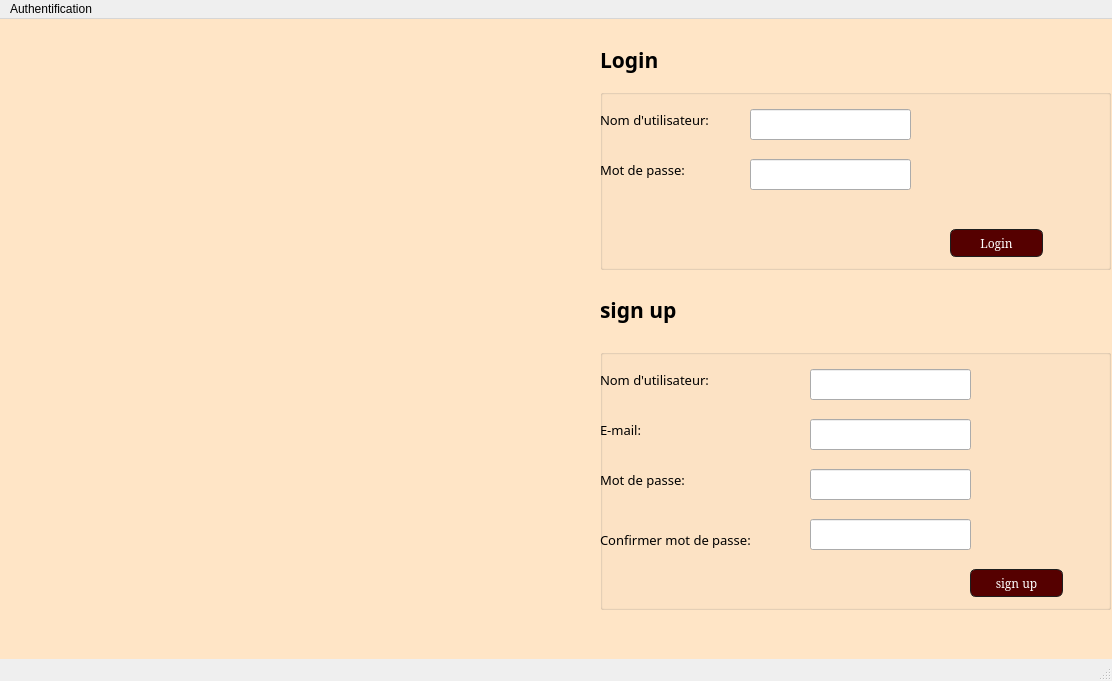
<?xml version="1.0" encoding="UTF-8"?>
<ui version="4.0">
 <class>MainWindow</class>
 <widget class="QMainWindow" name="MainWindow">
  <property name="geometry">
   <rect>
    <x>0</x>
    <y>0</y>
    <width>1112</width>
    <height>681</height>
   </rect>
  </property>
  <property name="windowTitle">
   <string>MainWindow</string>
  </property>
  <widget class="QWidget" name="centralwidget">
   <widget class="QLabel" name="label">
    <property name="geometry">
     <rect>
      <x>-20</x>
      <y>0</y>
      <width>1500</width>
      <height>900</height>
     </rect>
    </property>
    <property name="text">
     <string/>
    </property>
    <property name="pixmap">
     <pixmap>../../../../bg.png</pixmap>
    </property>
   </widget>
   <widget class="QLabel" name="label_2">
    <property name="geometry">
     <rect>
      <x>210</x>
      <y>190</y>
      <width>381</width>
      <height>361</height>
     </rect>
    </property>
    <property name="text">
     <string/>
    </property>
    <property name="pixmap">
     <pixmap>../../../../logo apppp123.png</pixmap>
    </property>
   </widget>
   <widget class="QLabel" name="label_3">
    <property name="geometry">
     <rect>
      <x>600</x>
      <y>10</y>
      <width>191</width>
      <height>61</height>
     </rect>
    </property>
    <property name="font">
     <font>
      <family>Bahnschrift SemiBold SemiConden</family>
      <pointsize>16</pointsize>
      <weight>75</weight>
      <bold>true</bold>
     </font>
    </property>
    <property name="text">
     <string>Login</string>
    </property>
   </widget>
   <widget class="QLabel" name="label_4">
    <property name="geometry">
     <rect>
      <x>600</x>
      <y>260</y>
      <width>191</width>
      <height>61</height>
     </rect>
    </property>
    <property name="font">
     <font>
      <family>Bahnschrift SemiBold SemiConden</family>
      <pointsize>16</pointsize>
      <weight>75</weight>
      <bold>true</bold>
     </font>
    </property>
    <property name="text">
     <string>sign up</string>
    </property>
   </widget>
   <widget class="QGroupBox" name="groupBox">
    <property name="geometry">
     <rect>
      <x>600</x>
      <y>70</y>
      <width>511</width>
      <height>181</height>
     </rect>
    </property>
    <property name="title">
     <string/>
    </property>
    <widget class="QLabel" name="label_5">
     <property name="geometry">
      <rect>
       <x>0</x>
       <y>20</y>
       <width>151</width>
       <height>21</height>
      </rect>
     </property>
     <property name="font">
      <font>
       <family>MV Boli</family>
       <pointsize>10</pointsize>
      </font>
     </property>
     <property name="text">
      <string>Nom d'utilisateur:</string>
     </property>
    </widget>
    <widget class="QLineEdit" name="lineEdit">
     <property name="geometry">
      <rect>
       <x>150</x>
       <y>20</y>
       <width>161</width>
       <height>31</height>
      </rect>
     </property>
    </widget>
    <widget class="QLabel" name="label_6">
     <property name="geometry">
      <rect>
       <x>0</x>
       <y>70</y>
       <width>121</width>
       <height>21</height>
      </rect>
     </property>
     <property name="font">
      <font>
       <family>MV Boli</family>
       <pointsize>10</pointsize>
      </font>
     </property>
     <property name="text">
      <string>Mot de passe:</string>
     </property>
    </widget>
    <widget class="QLineEdit" name="lineEdit_2">
     <property name="geometry">
      <rect>
       <x>150</x>
       <y>70</y>
       <width>161</width>
       <height>31</height>
      </rect>
     </property>
    </widget>
    <widget class="QPushButton" name="pushButton">
     <property name="geometry">
      <rect>
       <x>350</x>
       <y>140</y>
       <width>93</width>
       <height>28</height>
      </rect>
     </property>
     <property name="font">
      <font>
       <family>Elephant</family>
       <pointsize>-1</pointsize>
      </font>
     </property>
     <property name="styleSheet">
      <string notr="true">
QPushButton
{
   
	color: rgb(255, 255, 255);
  
	background-color: rgb(85, 0, 0);
    border-width: 1px;
    border-color: #1e1e1e;
    border-style: solid;
    border-radius: 6;
    padding: 3px;
    font-size: 12px;
    padding-left: 5px;
    padding-right: 5px;
}</string>
     </property>
     <property name="text">
      <string>Login</string>
     </property>
    </widget>
    <widget class="QLabel" name="label_pic_4">
     <property name="geometry">
      <rect>
       <x>280</x>
       <y>30</y>
       <width>21</width>
       <height>16</height>
      </rect>
     </property>
     <property name="mouseTracking">
      <bool>true</bool>
     </property>
     <property name="styleSheet">
      <string notr="true">
background-color: rgb(255, 255, 255);
image: url(:/Downloads/310431606_1123962171840871_611645683765199052_n.png);</string>
     </property>
     <property name="frameShape">
      <enum>QFrame::NoFrame</enum>
     </property>
     <property name="text">
      <string/>
     </property>
     <property name="pixmap">
      <pixmap>../../Downloads/Sans titre.png</pixmap>
     </property>
     <property name="scaledContents">
      <bool>true</bool>
     </property>
    </widget>
    <widget class="QLabel" name="label_pic_5">
     <property name="geometry">
      <rect>
       <x>280</x>
       <y>80</y>
       <width>21</width>
       <height>16</height>
      </rect>
     </property>
     <property name="mouseTracking">
      <bool>true</bool>
     </property>
     <property name="styleSheet">
      <string notr="true">background-color: rgb(255, 255, 255);
</string>
     </property>
     <property name="frameShape">
      <enum>QFrame::NoFrame</enum>
     </property>
     <property name="text">
      <string/>
     </property>
     <property name="pixmap">
      <pixmap>../../Downloads/Sans titre - 2.png</pixmap>
     </property>
     <property name="scaledContents">
      <bool>true</bool>
     </property>
    </widget>
   </widget>
   <widget class="QGroupBox" name="groupBox_3">
    <property name="geometry">
     <rect>
      <x>600</x>
      <y>330</y>
      <width>511</width>
      <height>261</height>
     </rect>
    </property>
    <property name="title">
     <string/>
    </property>
    <widget class="QLabel" name="label_9">
     <property name="geometry">
      <rect>
       <x>0</x>
       <y>20</y>
       <width>151</width>
       <height>21</height>
      </rect>
     </property>
     <property name="font">
      <font>
       <family>MV Boli</family>
       <pointsize>10</pointsize>
      </font>
     </property>
     <property name="text">
      <string>Nom d'utilisateur:</string>
     </property>
    </widget>
    <widget class="QLineEdit" name="lineEdit_5">
     <property name="geometry">
      <rect>
       <x>210</x>
       <y>20</y>
       <width>161</width>
       <height>31</height>
      </rect>
     </property>
    </widget>
    <widget class="QLabel" name="label_10">
     <property name="geometry">
      <rect>
       <x>0</x>
       <y>70</y>
       <width>121</width>
       <height>21</height>
      </rect>
     </property>
     <property name="font">
      <font>
       <family>MV Boli</family>
       <pointsize>10</pointsize>
      </font>
     </property>
     <property name="text">
      <string>E-mail:</string>
     </property>
    </widget>
    <widget class="QLineEdit" name="lineEdit_6">
     <property name="geometry">
      <rect>
       <x>210</x>
       <y>70</y>
       <width>161</width>
       <height>31</height>
      </rect>
     </property>
    </widget>
    <widget class="QLineEdit" name="lineEdit_7">
     <property name="geometry">
      <rect>
       <x>210</x>
       <y>120</y>
       <width>161</width>
       <height>31</height>
      </rect>
     </property>
    </widget>
    <widget class="QLabel" name="label_11">
     <property name="geometry">
      <rect>
       <x>0</x>
       <y>120</y>
       <width>121</width>
       <height>21</height>
      </rect>
     </property>
     <property name="font">
      <font>
       <family>MV Boli</family>
       <pointsize>10</pointsize>
      </font>
     </property>
     <property name="text">
      <string>Mot de passe:</string>
     </property>
    </widget>
    <widget class="QLabel" name="label_12">
     <property name="geometry">
      <rect>
       <x>0</x>
       <y>180</y>
       <width>211</width>
       <height>21</height>
      </rect>
     </property>
     <property name="font">
      <font>
       <family>MV Boli</family>
       <pointsize>10</pointsize>
      </font>
     </property>
     <property name="text">
      <string>Confirmer mot de passe:</string>
     </property>
    </widget>
    <widget class="QLineEdit" name="lineEdit_8">
     <property name="geometry">
      <rect>
       <x>210</x>
       <y>170</y>
       <width>161</width>
       <height>31</height>
      </rect>
     </property>
    </widget>
    <widget class="QPushButton" name="pushButton_2">
     <property name="geometry">
      <rect>
       <x>370</x>
       <y>220</y>
       <width>93</width>
       <height>28</height>
      </rect>
     </property>
     <property name="font">
      <font>
       <family>Elephant</family>
       <pointsize>-1</pointsize>
      </font>
     </property>
     <property name="styleSheet">
      <string notr="true">QPushButton
{
   
	color: rgb(255, 255, 255);
  
	background-color: rgb(85, 0, 0);
    border-width: 1px;
    border-color: #1e1e1e;
    border-style: solid;
    border-radius: 6;
    padding: 3px;
    font-size: 12px;
    padding-left: 5px;
    padding-right: 5px;
}</string>
     </property>
     <property name="text">
      <string>sign up</string>
     </property>
    </widget>
    <widget class="QLabel" name="label_pic_6">
     <property name="geometry">
      <rect>
       <x>340</x>
       <y>130</y>
       <width>21</width>
       <height>16</height>
      </rect>
     </property>
     <property name="mouseTracking">
      <bool>true</bool>
     </property>
     <property name="styleSheet">
      <string notr="true">background-color: rgb(255, 255, 255);
</string>
     </property>
     <property name="frameShape">
      <enum>QFrame::NoFrame</enum>
     </property>
     <property name="text">
      <string/>
     </property>
     <property name="pixmap">
      <pixmap>../../Downloads/Sans titre - 2.png</pixmap>
     </property>
     <property name="scaledContents">
      <bool>true</bool>
     </property>
    </widget>
    <widget class="QLabel" name="label_pic_7">
     <property name="geometry">
      <rect>
       <x>340</x>
       <y>30</y>
       <width>21</width>
       <height>16</height>
      </rect>
     </property>
     <property name="mouseTracking">
      <bool>true</bool>
     </property>
     <property name="styleSheet">
      <string notr="true">
background-color: rgb(255, 255, 255);
image: url(:/Downloads/310431606_1123962171840871_611645683765199052_n.png);</string>
     </property>
     <property name="frameShape">
      <enum>QFrame::NoFrame</enum>
     </property>
     <property name="text">
      <string/>
     </property>
     <property name="pixmap">
      <pixmap>../../Downloads/Sans titre.png</pixmap>
     </property>
     <property name="scaledContents">
      <bool>true</bool>
     </property>
    </widget>
    <widget class="QLabel" name="label_pic_8">
     <property name="geometry">
      <rect>
       <x>340</x>
       <y>180</y>
       <width>21</width>
       <height>16</height>
      </rect>
     </property>
     <property name="mouseTracking">
      <bool>true</bool>
     </property>
     <property name="styleSheet">
      <string notr="true">background-color: rgb(255, 255, 255);
</string>
     </property>
     <property name="frameShape">
      <enum>QFrame::NoFrame</enum>
     </property>
     <property name="text">
      <string/>
     </property>
     <property name="pixmap">
      <pixmap>../../Downloads/Sans titre - 2.png</pixmap>
     </property>
     <property name="scaledContents">
      <bool>true</bool>
     </property>
    </widget>
   </widget>
   <widget class="QLabel" name="label_pic_2">
    <property name="geometry">
     <rect>
      <x>-40</x>
      <y>-30</y>
      <width>1321</width>
      <height>811</height>
     </rect>
    </property>
    <property name="mouseTracking">
     <bool>true</bool>
    </property>
    <property name="styleSheet">
     <string notr="true">background-color: rgb(255, 229, 198);
image: url(:/Downloads/310431606_1123962171840871_611645683765199052_n.png);</string>
    </property>
    <property name="frameShape">
     <enum>QFrame::NoFrame</enum>
    </property>
    <property name="text">
     <string/>
    </property>
    <property name="pixmap">
     <pixmap>../../Downloads/310042565_1253044795483244_7626101413920627149_n.png</pixmap>
    </property>
   </widget>
   <widget class="QLabel" name="label_pic_3">
    <property name="geometry">
     <rect>
      <x>70</x>
      <y>-50</y>
      <width>411</width>
      <height>671</height>
     </rect>
    </property>
    <property name="mouseTracking">
     <bool>true</bool>
    </property>
    <property name="styleSheet">
     <string notr="true">background-color: rgb(255, 229, 198);
image: url(:/Downloads/310431606_1123962171840871_611645683765199052_n.png);</string>
    </property>
    <property name="frameShape">
     <enum>QFrame::NoFrame</enum>
    </property>
    <property name="text">
     <string/>
    </property>
    <property name="pixmap">
     <pixmap>../../Downloads/Sans titre - 11.png</pixmap>
    </property>
    <property name="scaledContents">
     <bool>true</bool>
    </property>
   </widget>
   <zorder>label</zorder>
   <zorder>label_2</zorder>
   <zorder>label_pic_2</zorder>
   <zorder>label_3</zorder>
   <zorder>groupBox</zorder>
   <zorder>groupBox_3</zorder>
   <zorder>label_4</zorder>
   <zorder>label_pic_3</zorder>
  </widget>
  <widget class="QMenuBar" name="menubar">
   <property name="geometry">
    <rect>
     <x>0</x>
     <y>0</y>
     <width>1112</width>
     <height>22</height>
    </rect>
   </property>
   <widget class="QMenu" name="menuAuthentification">
    <property name="title">
     <string>Authentification</string>
    </property>
   </widget>
   <addaction name="menuAuthentification"/>
  </widget>
  <widget class="QStatusBar" name="statusbar"/>
 </widget>
 <resources/>
 <connections/>
</ui>
